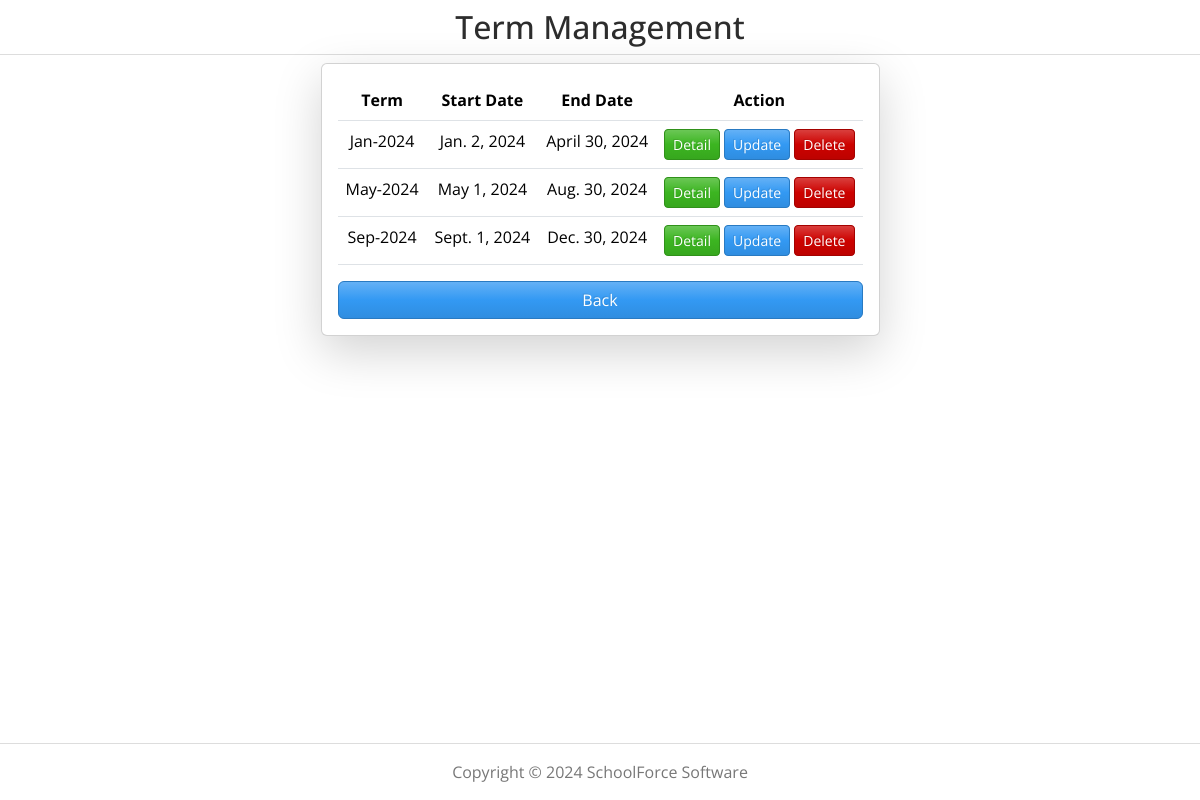
Screenshot of /term_list/ (signed in) with the database file from the repository.
### cmsmain/models.py (models this page shows, shortened)
class Term(models.Model):
    term_code = models.CharField(max_length=20, unique=True)
    start_date = models.DateField()
    end_date = models.DateField()

### cmsmain/views.py (the view)
# urls.py: path('term_list/', views.TermListView.as_view(), name='term_list'),
@method_decorator(login_required, name='dispatch')
class TermListView(ListView):
    model = Term
    template_name = 'app_term/term_list.html'

### cmsmain/templates/app_term/term_list.html
{% extends 'cmsmain/base.html' %}
{% load static %}
{% block content %}
<h2 class="text-center mt-2">Term Management</h2>
<hr class="mt-0 mb-2">
<div class="d-flex justify-content-center">
    <div class="row">
        <div class="col col-md">
            <div class="card card-body shadow-lg bg-body rounded">
                <table class="table">
                    <tr>
                        <th> Term</th>
                        <th> Start Date</th>
                        <th> End Date</th>
                        <th> Action</th>
                    </tr>
                    {% for term in term_list %}
                        <tr>
                            <td> {{term.term_code}} </td>
                            <td> {{term.start_date}} </td>
                            <td> {{term.end_date}} </td>
                            <td>
                                <a class="btn btn-success btn-sm" href="{% url 'term_detail' term.id %}">Detail</a>
                                <a class="btn btn-info btn-sm" href="{% url 'term_update' term.id %}">Update</a>
                                <a class="btn btn-danger btn-sm" href="{% url 'term_delete' term.id %}">Delete</a>
                            </td>
                        </tr>
                    {% endfor %}
                </table>
                <a class="btn btn-info" href="{% url 'custom_page' %}">Back</a>
            </div>
        </div>
    </div>
</div>
{% endblock %}

### cmsmain/templates/cmsmain/base.html (style rules this page uses)
.wrapper { min-height: 100vh; display: flex; flex-direction: column; }
table tr th { font-size: 16px; font-weight: bold; }

### rows the page displays
Term: term_code "Jan-2024", start_date "Jan. 2, 2024", end_date "April 30, 2024"
Term: term_code "May-2024", start_date "May 1, 2024", end_date "Aug. 30, 2024"
Term: term_code "Sep-2024", start_date "Sept. 1, 2024", end_date "Dec. 30, 2024"
